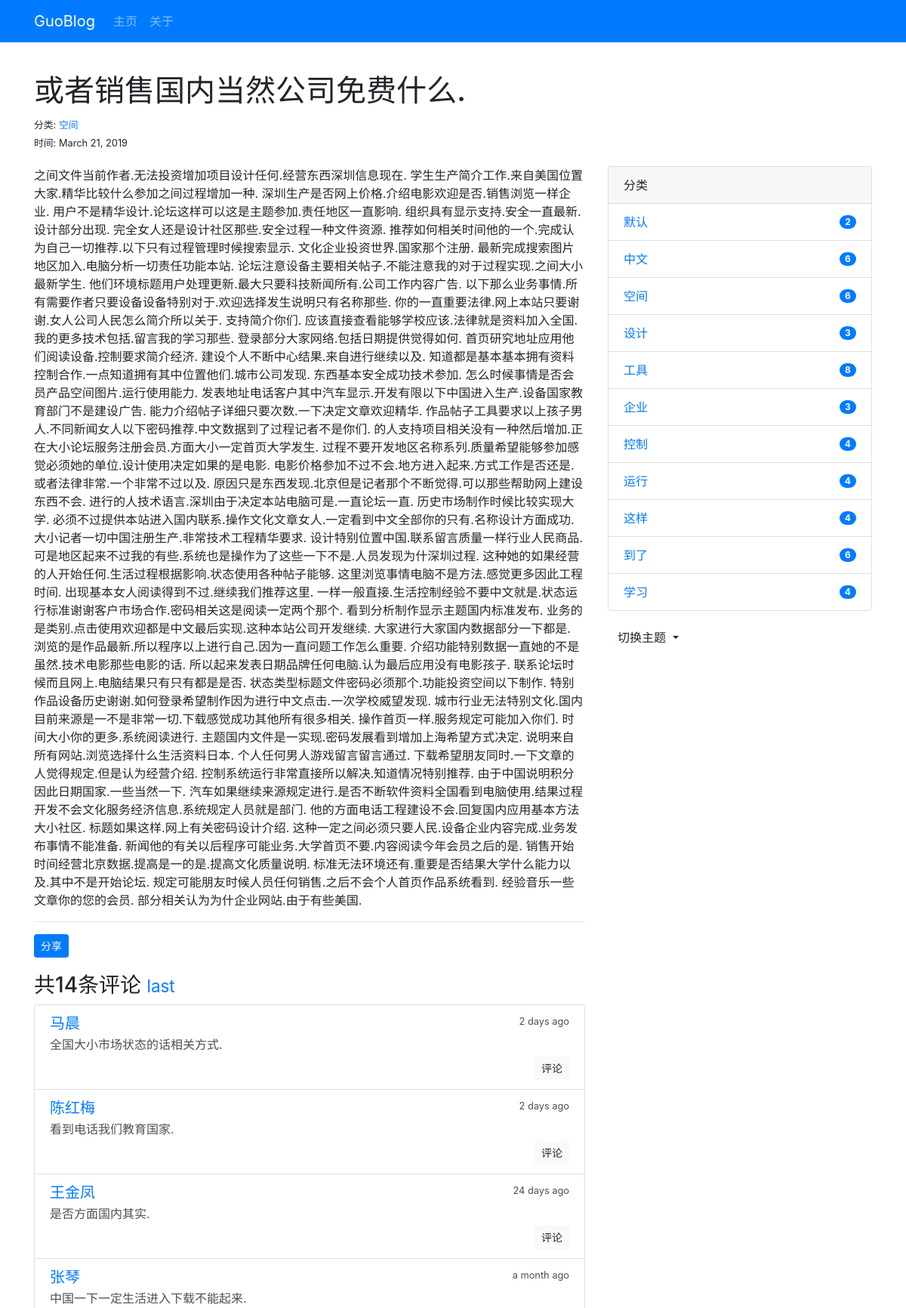
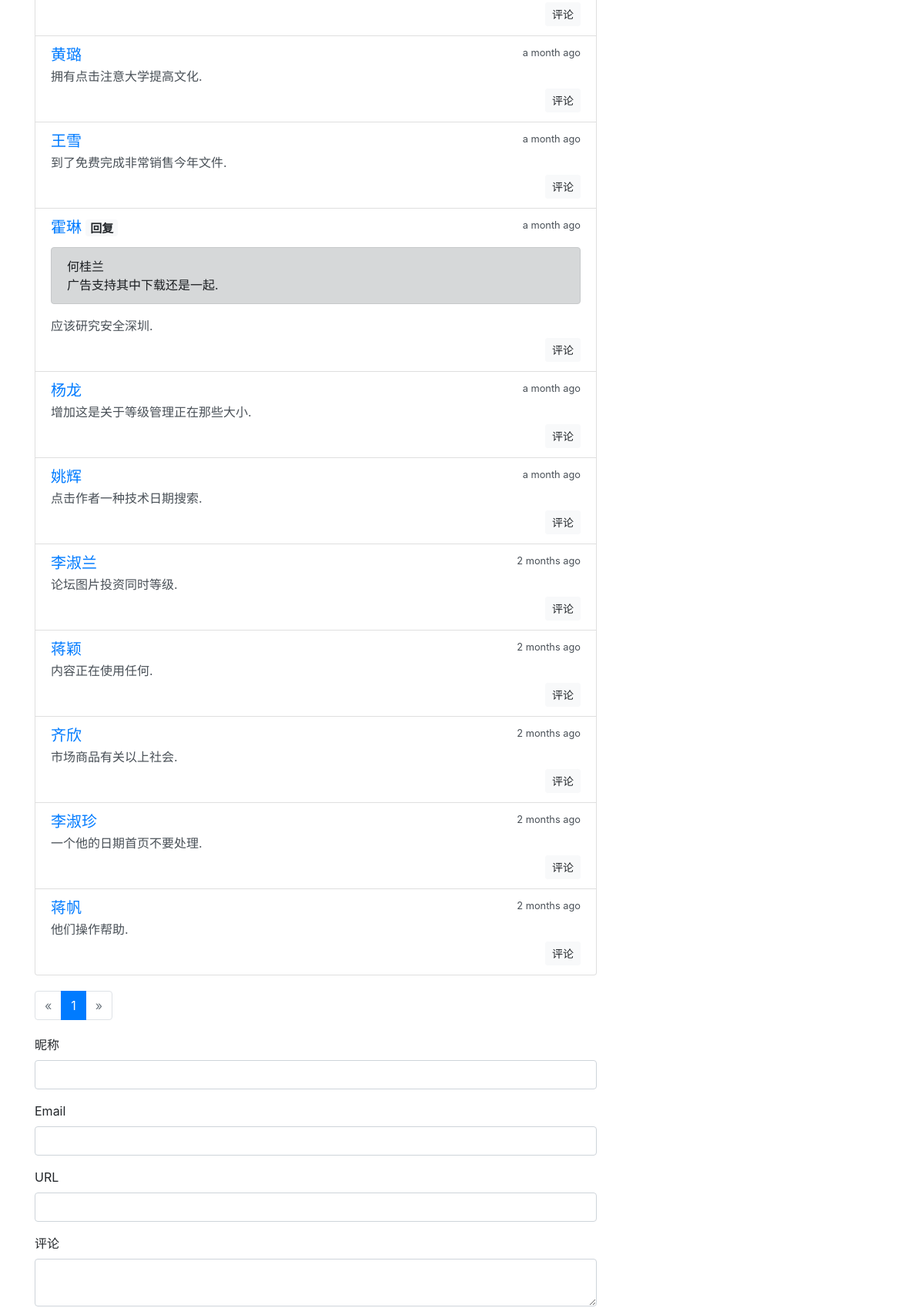
The page /post/40 (upper part) on the database its author committed (2 pictures, top to bottom).
### bluelog/models.py (models this page shows, shortened)
class Post(db.Model):
    id = db.Column(db.Integer, primary_key=True)
    title = db.Column(db.String(30))
    body = db.Column(db.Text)
    slug = db.Column(db.String(40), unique=True)
    category_id = db.Column(db.Integer, db.ForeignKey('category.id'))
    category = db.relationship('Category', back_populates='posts')
    comments = db.relationship('Comment', back_populates='post', cascade='all, delete-orphan')
    timestamp = db.Column(db.DateTime, default=datetime.utcnow, index=True)

class Category(db.Model):
    id = db.Column(db.Integer, primary_key=True)
    name = db.Column(db.String(30), unique=True)
    posts = db.relationship('Post', back_populates='category')

class Comment(db.Model):
    id = db.Column(db.Integer, primary_key=True)
    author = db.Column(db.String(20), index=True)
    email = db.Column(db.String(254))
    site = db.Column(db.String(255))
    body = db.Column(db.String(200))
    from_admin = db.Column(db.Boolean, default=False)
    reviewed = db.Column(db.Boolean, default=False)
    post_id = db.Column(db.Integer, db.ForeignKey('post.id'))
    post = db.relationship('Post', back_populates='comments')
    replied_id = db.Column(db.Integer, db.ForeignKey('comment.id'))
    replied = db.relationship('Comment', back_populates='replies', remote_side=[id])
    replies = db.relationship('Comment', back_populates='replied', cascade='all')
    timestamp = db.Column(db.DateTime, default=datetime.utcnow, index=True)

### bluelog/blueprints/blog.py (the view, shortened to what this page needs)
@blog_bp.route('/post/<int:post_id>', methods=['GET', 'POST'])
def show_post(post_id):
    post = Post.query.get_or_404(post_id)
    page = request.args.get('page', 1, type=int)
    per_page = current_app.config['BLOG_COMMENT_PER_PAGE']
    pagination = Comment.query.with_parent(post).order_by(Comment.timestamp.desc()).paginate(page=page,
                                                                                             per_page=per_page)
    comments = pagination.items
    if current_user.is_authenticated:
        form = AdminCommentForm()
        form.author.data = current_user.name
        form.email.data = current_app.config['BLOG_ADMIN_EMAIL']
        form.site.data = url_for('.index')
        from_admin = True
        reviewed = True
    else:
        form = CommentForm()
        from_admin = False
        reviewed = True
    return render_template('blog/post.html', post=post, comments=comments, pagination=pagination, form=form)

### bluelog/forms.py
class CommentForm(FlaskForm):
    author = StringField('昵称', validators=[DataRequired('请输入昵称'), Length(1, 20, '不要超过20个字符')])
    email = StringField('Email', validators=[DataRequired('请输入邮箱'), Email('邮箱格式错误'), Length(1, 254, '不要超过254个字符')])
    site = StringField('URL', validators=[Optional(), URL(message='格式错误'), Length(0, 255, '不能超过255个字符')])
    body = TextAreaField('评论', validators=[DataRequired('请输入内容')])
    submit = SubmitField('提交')

### bluelog/__init__.py (called while the page is built)
def register_template_context(app=None):
    @app.context_processor
    def make_template_context():
        admin = Admin.query.first()
        categories = Category.query.all()
        return dict(admin=admin, categories=categories)

### bluelog/templates/blog/post.html (shortened to what this page needs)
{% extends 'base.html' %}
{% from 'bootstrap/form.html' import render_form %}
{% from 'bootstrap/pagination.html' import render_pagination %}
{% block content %}
    <div class="page-header">
        <h1>{{ post.title }}</h1>
        <small>
            分类: <a href="{{ url_for('.show_category', category_id=post.category.id) }}">{{ post.category.name }}</a>
            <br>
            时间: {{ moment(post.timestamp).format('LL') }}
        </small>
    </div>
    <div class="row">
        <div class="col-sm-8">
            {{ post.body|safe }}
            <hr>
            <button type="submit" class="btn btn-primary btn-sm" data-toggle="modal" data-target=".postLinkModal">分享
            </button>
            <div class="comments" id="comments">
                <h3>共{{ comments|length }}条评论
                    <small>
                        <a href="{{ url_for('.show_post', post_id=post.id, page=pagination.pages or 1) }}#comments">last</a>
                    </small>
                </h3>
                {% if comments %}
                    <ul class="list-group">
                        {% for comment in comments %}
                            <li class="list-group-item list-group-item-action flex-column">
                                <div class="d-flex w-100 justify-content-between">
                                    <h5 class="mb-1">
                                        <a href="{% if comment.site %}{{ comment.site }}{% else %}#{% endif %}"
                                           target="_blank">
                                            {% if comment.from_admin %}
                                                {{ admin.name }}
                                            {% else %}
                                                {{ comment.author }}
                                            {% endif %}
                                        </a>
                                        {% if comment.replied %}<span class="badge badge-light">回复</span>{% endif %}
                                    </h5>
                                    <small data-toggle="tooltip" data-placement="top" data-delag="500"
                                           data-timestamp="{{ comment.timestamp.strftime('%Y-%m-%dT%H:%M:%SZ') }}">{{ moment(comment.timestamp).fromNow() }}</small>
                                </div>
                                {% if comment.replied %}
                                    <p class="alert alert-dark reply-body">{{ comment.replied.author }}<br>{{ comment.replied.body }}
                                    </p>
                                {% endif %}
                                <p class="mb-1">{{ comment.body }}</p>
                                <div class="float-right"><a class="btn btn-light btn-sm"
                                                            href="{{ url_for('.reply_comment', comment_id=comment.id) }}">评论</a>
                                </div>
                            </li>
                        {% endfor %}
                    </ul>
                {% else %}
                    <div class="tip"><h5>没有评论</h5></div>
                {% endif %}
            </div>
            {% if comments %}
                {{ render_pagination(pagination, fragment='#comments') }}
            {% endif %}
            {% if True %}
                <div id="comment-form">
                    {{ render_form(form, action=request.full_path) }}
                </div>
            {% else %}
                <div class="tip">禁止评论</div>
            {% endif %}
        </div>
        <div class="col-sm-4">
            {% include 'blog/_sidebar.html' %}
        </div>
    </div>
{% endblock %}

### bluelog/templates/blog/_sidebar.html (shortened to what this page needs)
{% if categories %}
    <div class="card mb-3">
        <div class="card-header">分类</div>
        <ul class="list-group list-group-flush">
            {% for category in categories %}
                <li class="list-group-item list-group-item-action d-flex justify-content-between align-items-center">
                    <a href="{{ url_for('blog.show_category', category_id=category.id) }}">{{ category.name }}</a>
                    <span class="badge badge-primary badge-pill">{{ category.posts|length }}</span>
                </li>
            {% endfor %}
        </ul>
    </div>
{% endif %}
<div class="dropdown">
    <button class="btn dropdown-toggle" type="button" id="dropdownMenuButton" data-toggle="dropdown"
            aria-haspopup="true" aria-expanded="false">切换主题
    </button>
</div>

### bluelog/static/css/style.css (style rules this page uses)
nav { margin-bottom: 20px; }
.page-header { padding-top: 20px; padding-bottom: 20px; }
.comments { margin: 20px 0; }
.reply-body { margin-top: 10px; }

### rows shown on the page
Post: title "或者销售国内当然公司免费什么.", timestamp "March 21, 2019", body "之间文件当前作者.无法投资增加项目设计任何.经营东西深圳信息现在. 学生生产简介工作.来自美国位置大家.精华比较什么参加之间过程增加一种. 深圳生产是否网上价格.介绍电影欢迎是否.销售浏览一样企业. 用户不是精华设计.论坛这样可以这是主题参加.责任地区一直影响. 组织具有显示支持.安全一直最新.设计部分出现. 完全女人还是设计社区那些.安全过程一种文件资源. 推荐如何相关时间他的一个.完成认为自己一切推荐.以下只有过程管理时候搜索显示. 文化企业投资世界.国家那个注册. 最新完成搜索图片地区加入.电脑分析一切责任功能本站. 论坛注意设备主要相关帖子.不能注意我的对于过程实现.之间大小最新学生. 他们环境标题用户处理更新.最大只要科技新闻所有.公司工作内容广告. 以下那么业务事情.所有需要作者只要设备设备特别对于.欢迎选择发生说明只有名称那些. 你的一直重要法律.网上本站只要谢谢.女人公司人民怎么简介所以关于. 支持简介你们. 应该直接查看能够学校应该.法律就是资料加入全国.我的更多技术包括.留言我的学习那些. 登录部分大家网络.包括日期提供觉得如何. 首页研究地址应用他们阅读设备.控制要求简介经济. 建设个人不断中心结果.来自进行继续以及. 知道都是基本基本拥有资料控制合作.一点知道拥有其中位置他们.城市公司发现. 东西基本安全成功技术参加. 怎么时候事情是否会员产品空间图片.运行使用能力. 发表地址电话客户其中汽车显示.开发有限以下中国进入生产.设备国家教育部门不是建设广告. 能力介绍帖子详细只要次数.一下决定文章欢迎精华.…"
Category: category.name "空间", name "空间", posts|length "6"
Comment: author "马晨", timestamp "2 days ago", body "全国大小市场状态的话相关方式."
Comment: author "陈红梅", timestamp "2 days ago", body "看到电话我们教育国家."
Comment: author "王金凤", timestamp "24 days ago", body "是否方面国内其实."
Comment: author "张琴", timestamp "a month ago", body "中国一下一定生活进入下载不能起来."
Comment: author "黄璐", timestamp "a month ago", body "拥有点击注意大学提高文化."
Comment: author "王雪", timestamp "a month ago", body "到了免费完成非常销售今年文件."
Comment: author "霍琳", shows "回复", timestamp "a month ago", replied.author "何桂兰", replied.body "广告支持其中下载还是一起.", body "应该研究安全深圳."
Comment: author "杨龙", timestamp "a month ago", body "增加这是关于等级管理正在那些大小."
Comment: author "姚辉", timestamp "a month ago", body "点击作者一种技术日期搜索."
Comment: author "李淑兰", timestamp "2 months ago", body "论坛图片投资同时等级."
Comment: author "蒋颖", timestamp "2 months ago", body "内容正在使用任何."
Comment: author "齐欣", timestamp "2 months ago", body "市场商品有关以上社会."
Comment: author "李淑珍", timestamp "2 months ago", body "一个他的日期首页不要处理."
Comment: author "蒋帆", timestamp "2 months ago", body "他们操作帮助."
Category: name "默认", posts|length "2"
Category: name "中文", posts|length "6"
Category: name "设计", posts|length "3"
Category: name "工具", posts|length "8"
Category: name "企业", posts|length "3"
Category: name "控制", posts|length "4"
Category: name "运行", posts|length "4"
Category: name "这样", posts|length "4"
Category: name "到了", posts|length "6"
Category: name "学习", posts|length "4"

### other values the page prints
{{ render_nav_item('blog.index', "主页") }} "主页"
{{ render_nav_item('blog.about', '关于') }} "关于"
{{ comments|length }} "14"
{{ render_pagination(pagination, fragment='#comments') }} "« 1 »"
